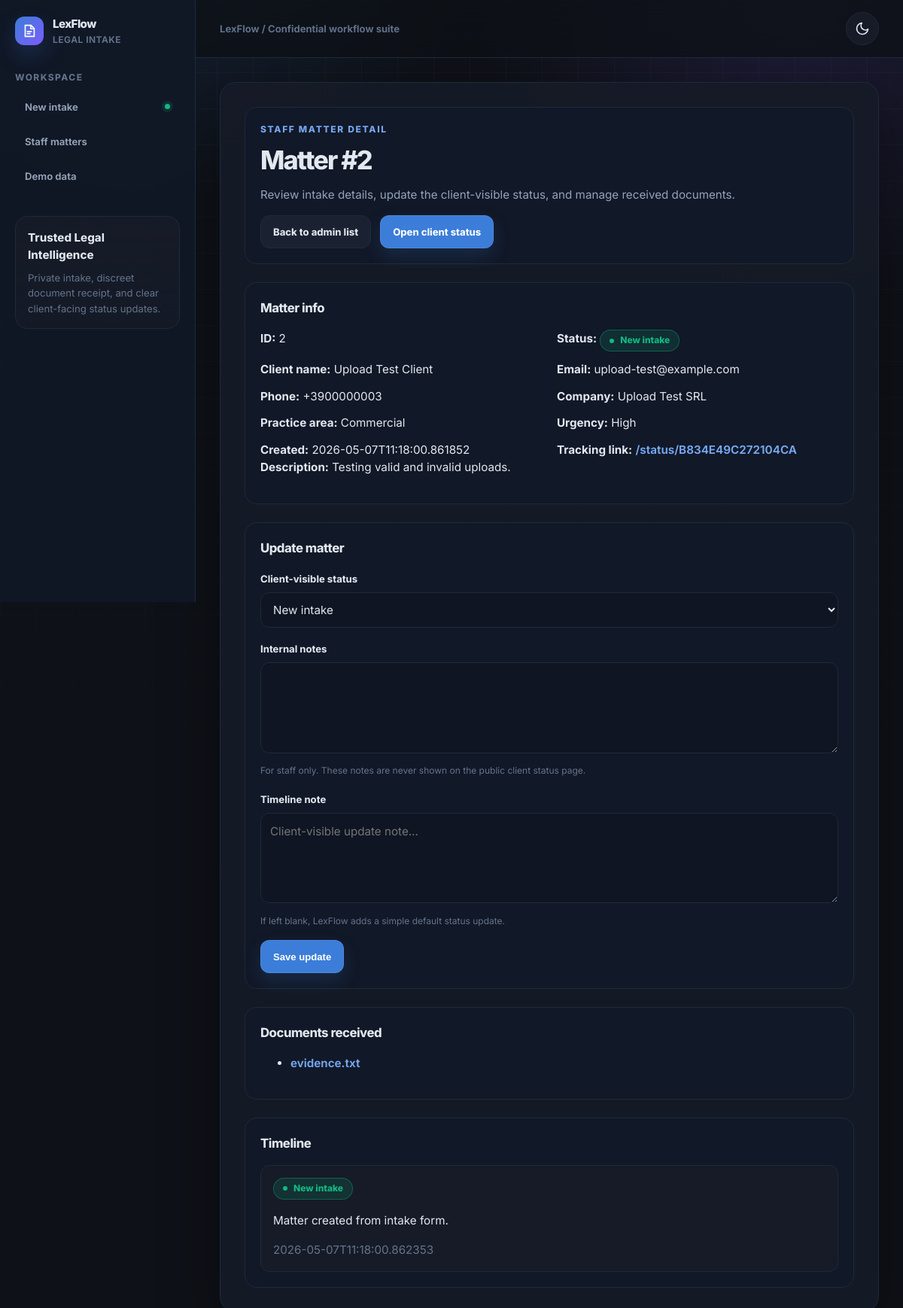
Screenshot of /admin/matter/2 with the database file from the repository.
### tables this page shows
CREATE TABLE "matters" (
            id INTEGER PRIMARY KEY AUTOINCREMENT,
            created_at TEXT NOT NULL,
            token TEXT NOT NULL UNIQUE,
            client_name TEXT NOT NULL,
            email TEXT NOT NULL,
            phone TEXT,
            company TEXT,
            practice_area TEXT NOT NULL,
            urgency TEXT DEFAULT 'Medium',
            description TEXT,
            status TEXT NOT NULL DEFAULT 'New intake',
            internal_notes TEXT DEFAULT ''
        );

CREATE TABLE documents (
                id INTEGER PRIMARY KEY AUTOINCREMENT,
                matter_id INTEGER NOT NULL,
                stored_name TEXT NOT NULL,
                original_name TEXT NOT NULL,
                uploaded_at TEXT NOT NULL DEFAULT CURRENT_TIMESTAMP,
                FOREIGN KEY (matter_id)
                    REFERENCES matters (id)
                    ON DELETE CASCADE
            );

CREATE TABLE events (
                id INTEGER PRIMARY KEY AUTOINCREMENT,
                matter_id INTEGER NOT NULL,
                event_time TEXT NOT NULL DEFAULT CURRENT_TIMESTAMP,
                status TEXT NOT NULL,
                note TEXT,
                FOREIGN KEY (matter_id)
                    REFERENCES matters (id)
                    ON DELETE CASCADE
            );

### app.py (the view, shortened to what this page needs)
@app.route("/admin/matter/<int:matter_id>", methods=["GET", "POST"])
def admin_matter(matter_id):
    with get_db() as conn:
        matter = conn.execute("SELECT * FROM matters WHERE id=?", (matter_id,)).fetchone()
        if not matter:
            abort(404)
        docs   = conn.execute("SELECT * FROM documents WHERE matter_id=? ORDER BY uploaded_at DESC", (matter_id,)).fetchall()
        events = conn.execute("SELECT * FROM events WHERE matter_id=? ORDER BY event_time DESC", (matter_id,)).fetchall()
    return render_template("admin_matter.html", matter=matter, docs=docs,
                           events=events, statuses=STATUSES)

### app.py (called while the page is built)
def get_db():
    conn = sqlite3.connect(DB_PATH)
    conn.row_factory = sqlite3.Row
    return conn

### templates/admin_matter.html (shortened to what this page needs)
{% extends "base.html" %}
{% block content %}
<section class="card stack" aria-labelledby="page-title">
    <div class="section">
        <p class="eyebrow">Staff matter detail</p>
        <h1 id="page-title">Matter #{{ matter["id"] }}</h1>
        <p class="intro">
            Review intake details, update the client-visible status, and manage received documents.
        </p>
        <div class="actions">
            <a class="button button-secondary" href="{{ url_for('admin') }}">Back to admin list</a>
            <a class="button" href="{{ url_for('status_page', token=matter['token']) }}" target="_blank" rel="noopener">Open client status</a>
        </div>
    </div>
    <section class="section" aria-labelledby="matter-info">
        <h2 id="matter-info">Matter info</h2>
        <div class="meta-list">
            <p><strong>ID:</strong> {{ matter["id"] }}</p>
            <p><strong>Status:</strong> <span class="badge">{{ matter["status"] }}</span></p>
            <p><strong>Client name:</strong> {{ matter["client_name"] }}</p>
            <p><strong>Email:</strong> {{ matter["email"] }}</p>
            <p><strong>Phone:</strong> {{ matter["phone"] or "—" }}</p>
            <p><strong>Company:</strong> {{ matter["company"] or "—" }}</p>
            <p><strong>Practice area:</strong> {{ matter["practice_area"] }}</p>
            <p><strong>Urgency:</strong> {{ matter["urgency"] }}</p>
            <p><strong>Created:</strong> {{ matter["created_at"] }}</p>
            <p>
                <strong>Tracking link:</strong>
                <a href="{{ url_for('status_page', token=matter['token']) }}" target="_blank" rel="noopener">
                    /status/{{ matter["token"] }}
                </a>
            </p>
        </div>
        <p><strong>Description:</strong> {{ matter["description"] or "—" }}</p>
    </section>
    <section class="section" aria-labelledby="matter-update">
        <h2 id="matter-update">Update matter</h2>
        <form action="{{ url_for('admin_matter', matter_id=matter['id']) }}" method="post">
            <p>
                <label for="status">Client-visible status</label>
                <select id="status" name="status">
                    {% for status in statuses %}
                        <option value="{{ status }}" {% if status == matter["status"] %}selected{% endif %}>
                            {{ status }}
                        </option>
                    {% endfor %}
                </select>
            </p>
            <p>
                <label for="internal_notes">Internal notes</label>
                <textarea id="internal_notes" name="internal_notes" rows="4">{{ matter["internal_notes"] or "" }}</textarea>
                <small>For staff only. These notes are never shown on the public client status page.</small>
            </p>
            <p>
                <label for="event_note">Timeline note</label>
                <textarea id="event_note" name="event_note" rows="4" placeholder="Client-visible update note…"></textarea>
                <small>If left blank, LexFlow adds a simple default status update.</small>
            </p>
            <div class="actions">
                <button class="button" type="submit">Save update</button>
            </div>
        </form>
    </section>
    <section class="section" aria-labelledby="matter-documents">
        <h2 id="matter-documents">Documents received</h2>
        {% if docs %}
            <ul>
                {% for doc in docs %}
                    <li>
                        <a href="/uploads/{{ doc.stored_name }}" target="_blank" rel="noopener">
                            {{ doc.original_name }}
                        </a>
                    </li>
                {% endfor %}
            </ul>
        {% else %}
            <p>No documents uploaded yet.</p>
        {% endif %}
    </section>
    <section class="section" aria-labelledby="matter-timeline">
        <h2 id="matter-timeline">Timeline</h2>
        {% if events %}
            <ul class="timeline">
                {% for event in events %}
                    <li>
                        <p><span class="badge">{{ event["status"] }}</span></p>
                        <p>{{ event["note"] }}</p>
                        <p style="margin-bottom: 0; color: var(--muted);">{{ event["event_time"] }}</p>
                    </li>
                {% endfor %}
            </ul>
        {% else %}
            <p>No timeline events yet.</p>
        {% endif %}
    </section>
</section>
{% endblock %}

### rows the page displays
matters: id "2", status "New intake", client_name "Upload Test Client", email "upload-test@example.com", phone "+3900000003", company "Upload Test SRL", practice_area "Commercial", urgency "High", created_at "2026-05-07T11:18:00.861852", token "B834E49C272104CA", description "Testing valid and invalid uploads."
documents: original_name "evidence.txt"
events: status "New intake", note "Matter created from intake form.", event_time "2026-05-07T11:18:00.862353"
